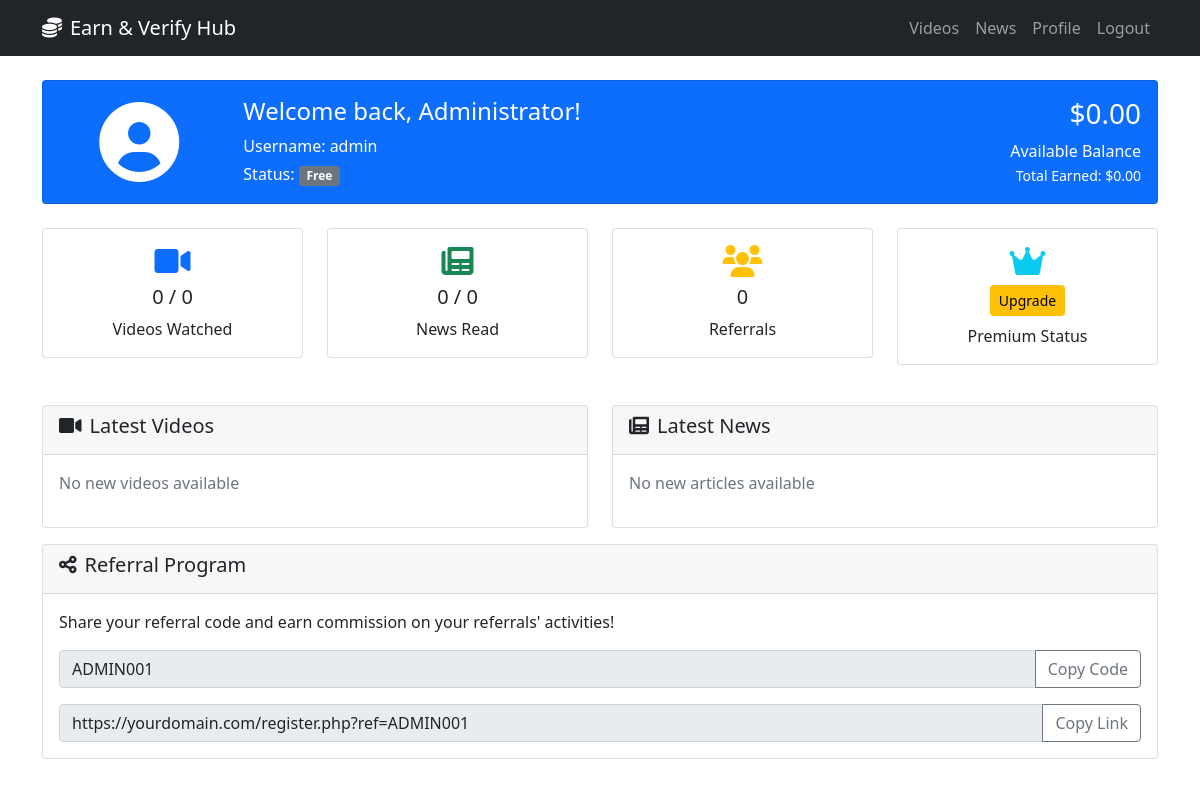
/dashboard.php (signed in), run on the app's committed database.
### tables this page shows
CREATE TABLE users (
    id INT AUTO_INCREMENT PRIMARY KEY,
    username VARCHAR(50) UNIQUE NOT NULL,
    email VARCHAR(100) UNIQUE NOT NULL,
    password VARCHAR(255) NOT NULL,
    full_name VARCHAR(100),
    profile_picture VARCHAR(255),
    balance DECIMAL(10,2) DEFAULT 0.00,
    total_earned DECIMAL(10,2) DEFAULT 0.00,
    is_premium BOOLEAN DEFAULT FALSE,
    premium_expires_at DATETIME NULL,
    referral_code VARCHAR(20) UNIQUE,
    referred_by INT NULL,
    email_verified BOOLEAN DEFAULT FALSE,
    email_verification_token VARCHAR(100),
    created_at TIMESTAMP DEFAULT CURRENT_TIMESTAMP,
    updated_at TIMESTAMP DEFAULT CURRENT_TIMESTAMP ON UPDATE CURRENT_TIMESTAMP,
    FOREIGN KEY (referred_by) REFERENCES users(id)
);

### includes/functions.php (called while the page is built, shortened)
<?php
require_once 'config/config.php';
function isLoggedIn() {
    return isset($_SESSION['user_id']);
}
function getCurrentUser() {
    global $pdo;
    $stmt = $pdo->prepare("SELECT * FROM users WHERE id = ?");
    $stmt->execute([$_SESSION['user_id']]);
    return $stmt->fetch();
}
?>

### dashboard.php (the view, shortened to what this page needs)
<?php
require_once 'includes/functions.php';
$user = getCurrentUser();
$stats = [
    'total_videos' => 0,
    'watched_videos' => 0,
    'total_news' => 0,
    'read_news' => 0,
    'referrals' => 0
];
$stmt = $pdo->query("SELECT COUNT(*) as count FROM videos WHERE is_active = 1");
$stats['total_videos'] = $stmt->fetch()['count'];
$stmt = $pdo->prepare("SELECT COUNT(*) as count FROM video_watches WHERE user_id = ?");
$stmt->execute([$user['id']]);
$stats['watched_videos'] = $stmt->fetch()['count'];
$stmt = $pdo->query("SELECT COUNT(*) as count FROM news WHERE is_active = 1");
$stats['total_news'] = $stmt->fetch()['count'];
$stmt = $pdo->prepare("SELECT COUNT(*) as count FROM news_reads WHERE user_id = ? AND completed = 1");
$stmt->execute([$user['id']]);
$stats['read_news'] = $stmt->fetch()['count'];
$stmt = $pdo->prepare("SELECT COUNT(*) as count FROM users WHERE referred_by = ?");
$stmt->execute([$user['id']]);
$stats['referrals'] = $stmt->fetch()['count'];
?>
<!DOCTYPE html>
<html lang="en">
<head>
    <link href="https://cdn.jsdelivr.net/npm/bootstrap@5.1.3/dist/css/bootstrap.min.css" rel="stylesheet">
    <link href="https://cdnjs.cloudflare.com/ajax/libs/font-awesome/6.0.0/css/all.min.css" rel="stylesheet">
</head>
<body>
    <nav class="navbar navbar-expand-lg navbar-dark bg-dark">
        <div class="container">
            <a class="navbar-brand" href="dashboard.php">
                <i class="fas fa-coins me-2"></i><?php echo SITE_NAME; ?>
            </a>
            <div class="navbar-nav ms-auto">
                <a class="nav-link" href="videos.php">Videos</a>
                <a class="nav-link" href="news.php">News</a>
                <a class="nav-link" href="profile.php">Profile</a>
                <a class="nav-link" href="logout.php">Logout</a>
            </div>
        </div>
    </nav>
    <div class="container mt-4">
        <div class="row mb-4">
            <div class="col-md-12">
                <div class="card bg-primary text-white">
                    <div class="card-body">
                        <div class="row align-items-center">
                            <div class="col-md-2 text-center">
                                <?php if ($user['profile_picture']): ?>
                                    <img src="<?php echo UPLOAD_PATH . 'profiles/' . $user['profile_picture']; ?>"
                                         class="rounded-circle" width="80" height="80" alt="Profile">
                                <?php else: ?>
                                    <i class="fas fa-user-circle fa-5x"></i>
                                <?php endif; ?>
                            </div>
                            <div class="col-md-6">
                                <h4>Welcome back, <?php echo htmlspecialchars($user['full_name']); ?>!</h4>
                                <p class="mb-1">Username: <?php echo htmlspecialchars($user['username']); ?></p>
                                <p class="mb-0">
                                    Status:
                                    <?php if ($user['is_premium']): ?>
                                        <span class="badge bg-warning">Premium</span>
                                    <?php else: ?>
                                        <span class="badge bg-secondary">Free</span>
                                    <?php endif; ?>
                                </p>
                            </div>
                            <div class="col-md-4 text-end">
                                <h3>$<?php echo number_format($user['balance'], 2); ?></h3>
                                <p class="mb-0">Available Balance</p>
                                <small>Total Earned: $<?php echo number_format($user['total_earned'], 2); ?></small>
                            </div>
                        </div>
                    </div>
                </div>
            </div>
        </div>
        <div class="row mb-4">
            <div class="col-md-3 mb-3">
                <div class="card text-center">
                    <div class="card-body">
                        <i class="fas fa-video text-primary fa-2x mb-2"></i>
                        <h5><?php echo $stats['watched_videos']; ?> / <?php echo $stats['total_videos']; ?></h5>
                        <p class="mb-0">Videos Watched</p>
                    </div>
                </div>
            </div>
            <div class="col-md-3 mb-3">
                <div class="card text-center">
                    <div class="card-body">
                        <i class="fas fa-newspaper text-success fa-2x mb-2"></i>
                        <h5><?php echo $stats['read_news']; ?> / <?php echo $stats['total_news']; ?></h5>
                        <p class="mb-0">News Read</p>
                    </div>
                </div>
            </div>
            <div class="col-md-3 mb-3">
                <div class="card text-center">
                    <div class="card-body">
                        <i class="fas fa-users text-warning fa-2x mb-2"></i>
                        <h5><?php echo $stats['referrals']; ?></h5>
                        <p class="mb-0">Referrals</p>
                    </div>
                </div>
            </div>
            <div class="col-md-3 mb-3">
                <div class="card text-center">
                    <div class="card-body">
                        <i class="fas fa-crown text-info fa-2x mb-2"></i>
                        <h5>
                            <?php if ($user['is_premium']): ?>
                                Active
                            <?php else: ?>
                                <a href="premium.php" class="btn btn-sm btn-warning">Upgrade</a>
                            <?php endif; ?>
                        </h5>
                        <p class="mb-0">Premium Status</p>
                    </div>
                </div>
            </div>
        </div>
        <div class="row">
            <div class="col-md-6 mb-3">
                <div class="card">
                    <div class="card-header">
                        <h5><i class="fas fa-video me-2"></i>Latest Videos</h5>
                    </div>
                    <div class="card-body">
                        <?php
                        $stmt = $pdo->prepare("
                            SELECT v.* FROM videos v
                            LEFT JOIN video_watches vw ON v.id = vw.video_id AND vw.user_id = ?
                            WHERE v.is_active = 1 AND vw.id IS NULL
                            ORDER BY v.created_at DESC LIMIT 3
                        ");
                        $stmt->execute([$user['id']]);
                        $videos = $stmt->fetchAll();
                        if ($videos): ?>
                            <?php foreach ($videos as $video): ?>
                                <div class="d-flex justify-content-between align-items-center mb-2">
                                    <div>
                                        <h6 class="mb-0"><?php echo htmlspecialchars($video['title']); ?></h6>
                                        <small class="text-muted">Reward: $<?php echo number_format($video['reward'], 2); ?></small>
                                    </div>
                                    <a href="watch-video.php?id=<?php echo $video['id']; ?>" class="btn btn-sm btn-primary">Watch</a>
                                </div>
                            <?php endforeach; ?>
                            <a href="videos.php" class="btn btn-outline-primary btn-sm">View All Videos</a>
                        <?php else: ?>
                            <p class="text-muted">No new videos available</p>
                        <?php endif; ?>
                    </div>
                </div>
            </div>
            <div class="col-md-6 mb-3">
                <div class="card">
                    <div class="card-header">
                        <h5><i class="fas fa-newspaper me-2"></i>Latest News</h5>
                    </div>
                    <div class="card-body">
                        <?php
                        $stmt = $pdo->prepare("
                            SELECT n.* FROM news n
                            LEFT JOIN news_reads nr ON n.id = nr.news_id AND nr.user_id = ?
                            WHERE n.is_active = 1 AND nr.id IS NULL
                            ORDER BY n.created_at DESC LIMIT 3
                        ");
                        $stmt->execute([$user['id']]);
                        $news = $stmt->fetchAll();
                        if ($news): ?>
                            <?php foreach ($news as $article): ?>
                                <div class="d-flex justify-content-between align-items-center mb-2">
                                    <div>
                                        <h6 class="mb-0"><?php echo htmlspecialchars($article['title']); ?></h6>
                                        <small class="text-muted">Reward: $<?php echo number_format($article['reward'], 2); ?></small>
                                    </div>
                                    <a href="read-news.php?id=<?php echo $article['id']; ?>" class="btn btn-sm btn-success">Read</a>
                                </div>
                            <?php endforeach; ?>
                            <a href="news.php" class="btn btn-outline-success btn-sm">View All News</a>
                        <?php else: ?>
                            <p class="text-muted">No new articles available</p>
                        <?php endif; ?>
                    </div>
                </div>
            </div>
        </div>
        <div class="row">
            <div class="col-md-12">
                <div class="card">
                    <div class="card-header">
                        <h5><i class="fas fa-share-alt me-2"></i>Referral Program</h5>
                    </div>
                    <div class="card-body">
                        <p>Share your referral code and earn commission on your referrals' activities!</p>
                        <div class="input-group mb-3">
                            <input type="text" class="form-control" value="<?php echo $user['referral_code']; ?>" readonly>
                            <button class="btn btn-outline-secondary" onclick="copyReferralCode()">Copy Code</button>
                        </div>
                        <div class="input-group">
                            <input type="text" class="form-control" value="<?php echo SITE_URL; ?>/register.php?ref=<?php echo $user['referral_code']; ?>" readonly>
                            <button class="btn btn-outline-secondary" onclick="copyReferralLink()">Copy Link</button>
                        </div>
                    </div>
                </div>
            </div>
        </div>
    </div>
</body>
</html>

### data on the page
users: full_name "Administrator", username "admin", balance "0.00", total_earned "0.00", referral_code "ADMIN001", referral_code "https://yourdomain.com/register.php?ref=ADMIN001"

### other printed values
SITE_NAME "Earn & Verify Hub"
$stats['watched_videos'] "0"
$stats['total_videos'] "0"
$stats['read_news'] "0"
$stats['total_news'] "0"
$stats['referrals'] "0"
